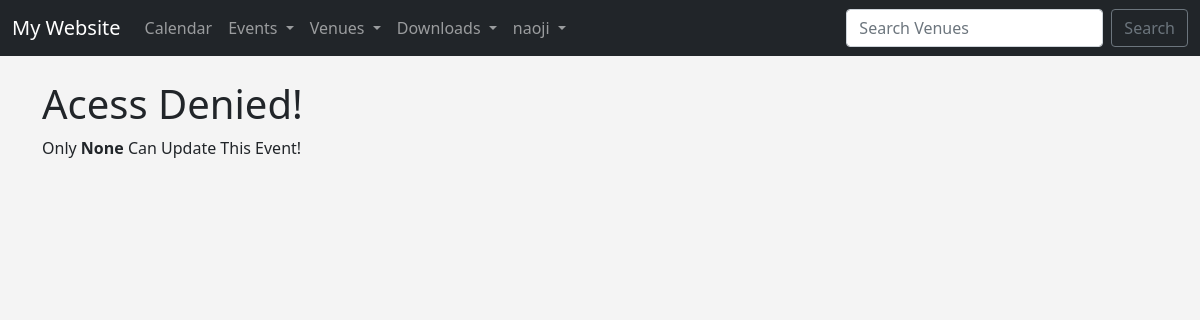
Page /update_event/4 (signed in) on the earlier database version.
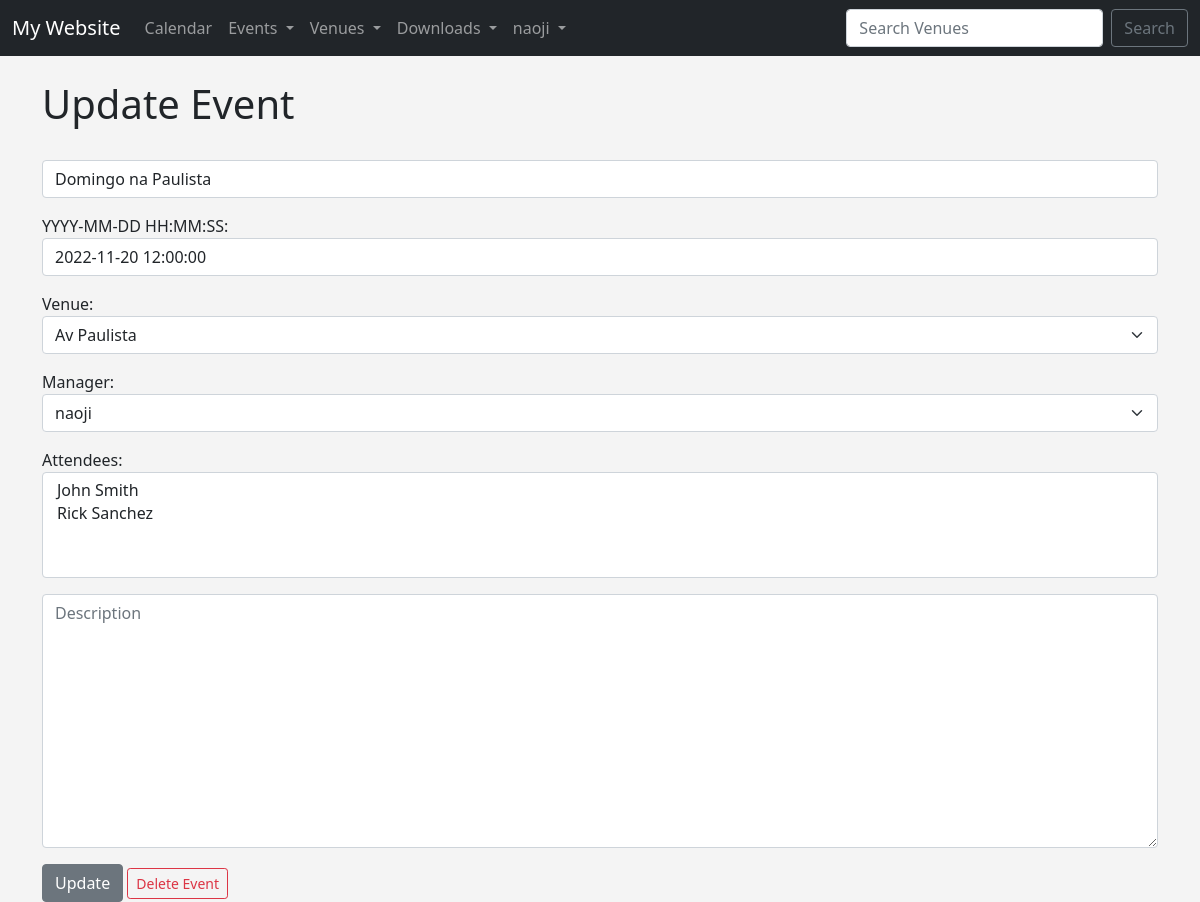
Same page on the later database version.
### events/models.py (models this page shows, shortened)
class Event(models.Model):
	name = models.CharField('Event Name', max_length=120)
	event_date = models.DateTimeField('Event Date')
	venue = models.ForeignKey(Venue, blank=True, null=True, on_delete=models.CASCADE)
	manager = models.ForeignKey(User, blank=True, null=True, on_delete=models.SET_NULL)
	description = models.TextField(blank=True)
	attendees = models.ManyToManyField(WebsiteUser, blank=True)

class Venue(models.Model):
	name = models.CharField('Venue Name', max_length=120)
	address = models.CharField(max_length=300)
	zip_code = models.CharField('Zip Code', max_length=12)
	phone = models.CharField('Contact Phone', max_length=25, blank=True)
	website = models.URLField('Website Address', blank=True)
	email_address = models.EmailField('Email Address', blank=True)
	def __str__(self):
		return self.name

### events/views.py (the view)
# urls.py: path('update_event/<event_id>', views.update_event, name="update-event"),
def update_event(request, event_id):
	event = Event.objects.get(pk=event_id)
	form = EventForm(request.POST or None, instance=event)
	if form.is_valid():
		form.save()
		return redirect('list-events')
	return render(request, 'events/update_event.html', {'event': event, 'form': form})

### events/forms.py
class EventForm(ModelForm):
	class Meta:
		model = Event
		fields = ('name', 'event_date', 'venue', 'manager', 'attendees', 'description')
		labels = {
			'name': '',
			'event_date': 'YYYY-MM-DD HH:MM:SS',
			'venue': 'Venue',
			'manager': 'Manager',
			'attendees': 'Attendees',
			'description': '',
		}
		widgets = {
			'name': forms.TextInput(attrs={'class':'form-control', 'placeholder':'Event Name'}),
			'event_date': forms.TextInput(attrs={'class':'form-control', 'placeholder':'Date'}),
			'venue': forms.Select(attrs={'class':'form-select','placeholder':'Venue'}),
			'manager': forms.Select(attrs={'class':'form-select', 'placeholder':'Manager'}),
			'attendees': forms.SelectMultiple(attrs={'class':'form-control', 'placeholder':'Attendees'}),
			'description': forms.Textarea(attrs={'class':'form-control', 'placeholder':'Description'}),
		}

### events/models.py (called while the page is built)
	def __str__(self):
		return self.first_name + ' ' + self.last_name

### events/templates/events/update_event.html (shortened to what this page needs)
{% extends 'events/base.html' %}
{% block content %}
{% if user.is_authenticated %}
	{% if user == event.manager %}
		<h1>Update Event</h1>
		<br>
		<form action="" method=POST>
			{{ form.as_p }}
			<input type="submit" value="Update" class="btn btn-secondary">
			<a href="{% url 'delete-event' event.id %}" class="btn btn-outline-danger btn-sm">Delete Event</a>
		</form>
	{% else %}
		<h1>Acess Denied! </h1>
		<p>Only <strong>{{event.manager}}</strong> Can Update This Event!</p>
	{%endif%}
{% else %}
<h1>Sorry! You Must Be Logged In To View This Page... </h1>
<a href="{% url 'login-user' %}">Login Here</a>
{% endif %}
{% endblock %}

Differences in the rows shown:
changed Event: manager_id empty → 1 (drawn); name (not shown) → "Domingo na Paulista"; event_date (not shown) → "2022-11-20 12:00:00"; venue (not shown) → "Av Paulista"; manager "None" → "naoji"
Other differences:
form field attendees: (not shown) → "John Smith / Rick Sanchez"
form field value: (not shown) → "Update"
text no longer shown: "Acess Denied! Only Can Update This Event!"
text now shown: "Update Event YYYY-MM-DD HH:MM:SS: Venue: Manager: Attendees: Delete Event"
